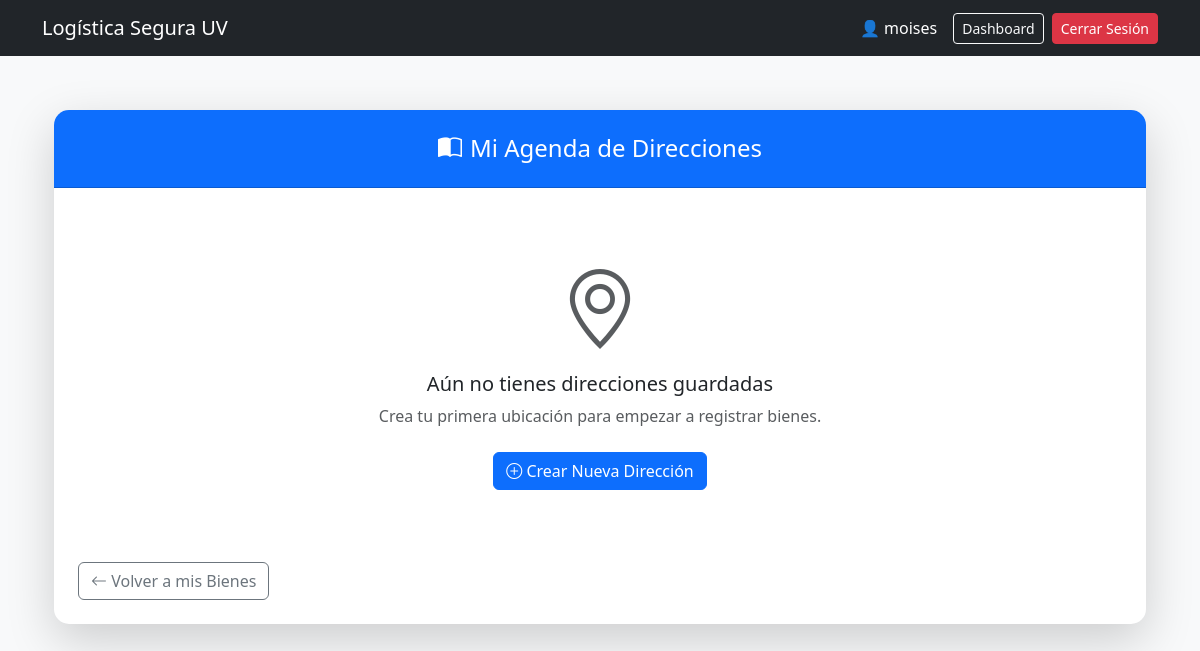
The app's page /clientes/direcciones/ (signed in), older data.
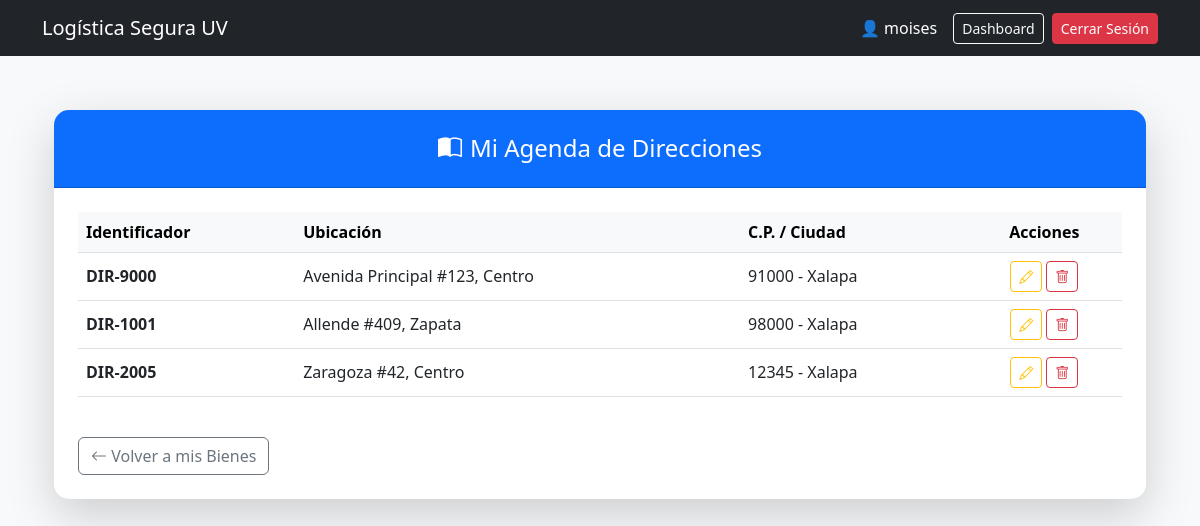
The same page, newer data.
### apps/clientes/models.py (models this page shows, shortened)
class Direccion(models.Model):
    cliente = models.ForeignKey(Cliente, on_delete=models.CASCADE, related_name='direcciones')
    TIPO_CHOICES = [
        ('ORIGEN', 'Origen / Recolección'),
        ('DESTINO', 'Destino / Entrega'),
        ('RESGUARDO', 'Resguardo Interno'),
    ]
    validador_id_dir = RegexValidator(
        regex=r'^DIR-[0-9]{4,8}$',
        message="El identificador de dirección debe iniciar con 'DIR-' seguido de 4 a 8 números."
    )
    identificador = models.CharField(max_length=20, unique=True, validators=[validador_id_dir])
    calle = models.CharField(max_length=100)
    numero = models.CharField(max_length=20)
    colonia = models.CharField(max_length=100)
    ciudad = models.CharField(max_length=100)
    estado = models.CharField(max_length=50)
    validador_cp = RegexValidator(
        regex=r'^\d{5}$',
        message="El código postal debe contener exactamente 5 dígitos."
    )
    codigo_postal = models.CharField(max_length=5, validators=[validador_cp])
    tipo = models.CharField(max_length=15, choices=TIPO_CHOICES)
    creado_en = models.DateTimeField(auto_now_add=True)
    actualizado_en = models.DateTimeField(auto_now=True)

### apps/clientes/views.py (the view)
# urls.py: path('direcciones/', views.listar_direcciones, name='listar_direcciones'),
@login_required
def listar_direcciones(request):
    cliente_perfil = Cliente.objects.get(correo=request.user.email)
    direcciones = Direccion.objects.filter(cliente=cliente_perfil)
    return render(request, 'clientes/lista_direcciones.html', {
        'direcciones': direcciones
    })

### templates/clientes/lista_direcciones.html
{% extends 'base.html' %}
{% block content %}
<div class="container py-4">
    <div class="card shadow-lg border-0" style="border-radius: 15px;">
        <div class="card-header bg-primary text-white py-4 text-center" style="border-radius: 15px 15px 0 0;">
            <h4 class="mb-0"><i class="bi bi-book-half me-2"></i>Mi Agenda de Direcciones</h4>
        </div>
        <div class="card-body p-4">
            {% if direcciones %}
            <div class="table-responsive">
                <table class="table table-hover align-middle">
                    <thead class="table-light">
                        <tr>
                            <th>Identificador</th>
                            <th>Ubicación</th>
                            <th>C.P. / Ciudad</th>
                            <th class="text-center">Acciones</th>
                        </tr>
                    </thead>
                    <tbody>
                        {% for dir in direcciones %}
                        <tr>
                            <td class="fw-bold">{{ dir.identificador }}</td>
                            <td>{{ dir.calle }} #{{ dir.numero }}, {{ dir.colonia }}</td>
                            <td>{{ dir.codigo_postal }} - {{ dir.ciudad }}</td>
                            <td class="text-center">
                                <a href="{% url 'clientes:editar_direccion' dir.pk %}"
                                    class="btn btn-sm btn-outline-warning">
                                    <i class="bi bi-pencil"></i>
                                </a>
                                <a href="{% url 'clientes:eliminar_direccion' dir.pk %}"
                                    class="btn btn-sm btn-outline-danger">
                                    <i class="bi bi-trash"></i>
                                </a>
                            </td>
                        </tr>
                        {% endfor %}
                    </tbody>
                </table>
            </div>
            {% else %}
            <div class="text-center py-5">
                <i class="bi bi-geo-alt display-1 text-muted"></i>
                <h5 class="mt-3">Aún no tienes direcciones guardadas</h5>
                <p class="text-muted">Crea tu primera ubicación para empezar a registrar bienes.</p>
                <a href="{% url 'clientes:registrar_direccion' %}" class="btn btn-primary mt-2">
                    <i class="bi bi-plus-circle"></i> Crear Nueva Dirección
                </a>
            </div>
            {% endif %}
            <div class="mt-4">
                <a href="{% url 'bienes:lista_bienes' %}" class="btn btn-outline-secondary">
                    <i class="bi bi-arrow-left"></i> Volver a mis Bienes
                </a>
            </div>
        </div>
    </div>
</div>
{% endblock %}

### templates/base.html (shortened to what this page needs)
<!DOCTYPE html>
<html lang="es-mx">
<head>
    <link href="https://cdn.jsdelivr.net/npm/bootstrap@5.3.0/dist/css/bootstrap.min.css" rel="stylesheet">
    <link rel="stylesheet" href="https://cdn.jsdelivr.net/npm/bootstrap-icons@1.11.1/font/bootstrap-icons.css">
</head>
<body>
    <nav class="navbar navbar-expand-lg navbar-dark bg-dark">
        <div class="container">
            <a class="navbar-brand" href="{% url 'dashboard' %}">Logística Segura UV</a>
            <div class="d-flex text-white align-items-center">
                {% if user.is_authenticated %}
                <span class="me-3">👤 {{ user.username }}</span>
                <a href="{% url 'dashboard' %}" class="btn btn-sm btn-outline-light me-2">Dashboard</a>
                <form method="POST" action="{% url 'logout' %}" class="m-0">
                    <button type="submit" class="btn btn-sm btn-danger">Cerrar Sesión</button>
                </form>
                {% endif %}
            </div>
        </div>
    </nav>
    <div class="container">
        {% block content %}
        {% endblock %}
    </div>
</body>
</html>

### templates/base.html (style rules this page uses)
body { background-color: #f8f9fa; }
.navbar { margin-bottom: 30px; }

Row changes from the older to the newer data that the page shows:
added Direccion: identificador "DIR-9000", calle "Avenida Principal", numero "123", colonia "Centro", codigo_postal "91000", ciudad "Xalapa"
added Direccion: identificador "DIR-1001", calle "Allende", numero "409", colonia "Zapata", codigo_postal "98000", ciudad "Xalapa"
added Direccion: identificador "DIR-2005", calle "Zaragoza", numero "42", colonia "Centro", codigo_postal "12345", ciudad "Xalapa"
Text that changed along with them:
text no longer shown: "Aún no tienes direcciones guardadas Crea tu primera ubicación para empezar a registrar bienes. Crear Nueva Dirección"
text now shown: "Identificador Ubicación C.P. / Ciudad Acciones"
